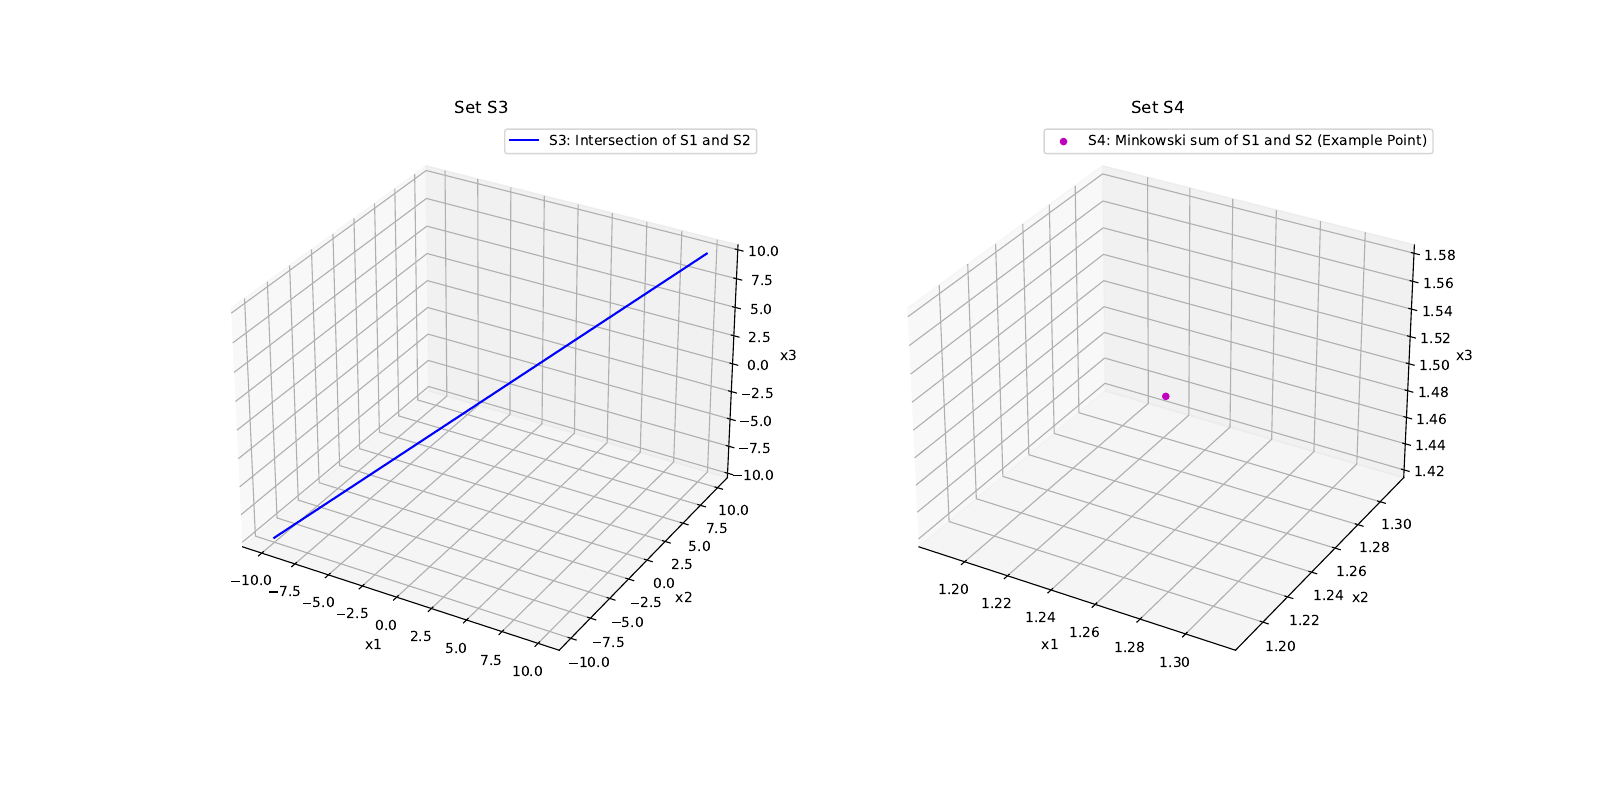

This figure's Python source:
import numpy as np
import matplotlib.pyplot as plt
# Since S3 is the intersection of S1 and S2, we need to find the line where they intersect.
# For S1, x1 = x2 = x3, so we plug this into the equation of S2 (x1 + x2 + x3 = 1) to find the intersection.

# For S4, which is the Minkowski sum of S1 and S2, it is a bit more complex. We will use a simple example of points from S1 and S2 and add them.

# Define points for S1
x1_S1 = np.array([1, 1, 1])  # Example point where x1 = x2 = x3

# Define points for S2
x1_S2 = np.array([0.25, 0.25, 0.5])  # Example point where x1 + x2 + x3 = 1

# Minkowski sum of S1 and S2 (S4) for the example points
x1_S4 = x1_S1 + x1_S2

# Plot S3 and S4
fig = plt.figure(figsize=(16, 8))

# S3 is the intersection of S1 and S2, which is the line x1 = x2 = x3 where x1 + x2 + x3 = 1
# This line passes through the point (1/3, 1/3, 1/3)
ax3 = fig.add_subplot(121, projection='3d')
x1_S3 = np.linspace(-10, 10, 400)
x2_S3 = x1_S3
x3_S3 = x1_S3
ax3.plot(x1_S3, x2_S3, x3_S3, color='b', label='S3: Intersection of S1 and S2')
ax3.set_title('Set S3')
ax3.set_xlabel('x1')
ax3.set_ylabel('x2')
ax3.set_zlabel('x3')
ax3.legend()

# S4 is the Minkowski sum of S1 and S2
ax4 = fig.add_subplot(122, projection='3d')
# For simplicity, we just show the example point
ax4.scatter(x1_S4[0], x1_S4[1], x1_S4[2], color='m', label='S4: Minkowski sum of S1 and S2 (Example Point)')
ax4.set_title('Set S4')
ax4.set_xlabel('x1')
ax4.set_ylabel('x2')
ax4.set_zlabel('x3')
ax4.legend()

# Show the plots
plt.savefig('sets2.pdf')
